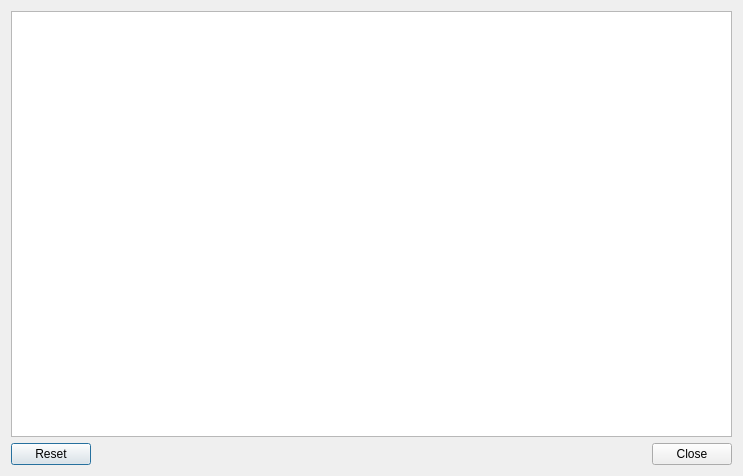
<?xml version="1.0" encoding="UTF-8"?>
<ui version="4.0">
 <class>PNConsoleDialog</class>
 <widget class="QDialog" name="PNConsoleDialog">
  <property name="geometry">
   <rect>
    <x>0</x>
    <y>0</y>
    <width>743</width>
    <height>476</height>
   </rect>
  </property>
  <property name="windowTitle">
   <string>Dialog</string>
  </property>
  <layout class="QVBoxLayout" name="verticalLayout">
   <item>
    <widget class="QPlainTextEdit" name="ConsolePlainTextEdit"/>
   </item>
   <item>
    <widget class="QDialogButtonBox" name="buttonBox">
     <property name="orientation">
      <enum>Qt::Horizontal</enum>
     </property>
     <property name="standardButtons">
      <set>QDialogButtonBox::Close|QDialogButtonBox::Reset</set>
     </property>
    </widget>
   </item>
  </layout>
 </widget>
 <resources/>
 <connections>
  <connection>
   <sender>buttonBox</sender>
   <signal>accepted()</signal>
   <receiver>PNConsoleDialog</receiver>
   <slot>accept()</slot>
   <hints>
    <hint type="sourcelabel">
     <x>248</x>
     <y>254</y>
    </hint>
    <hint type="destinationlabel">
     <x>157</x>
     <y>274</y>
    </hint>
   </hints>
  </connection>
  <connection>
   <sender>buttonBox</sender>
   <signal>rejected()</signal>
   <receiver>PNConsoleDialog</receiver>
   <slot>reject()</slot>
   <hints>
    <hint type="sourcelabel">
     <x>316</x>
     <y>260</y>
    </hint>
    <hint type="destinationlabel">
     <x>286</x>
     <y>274</y>
    </hint>
   </hints>
  </connection>
 </connections>
</ui>
